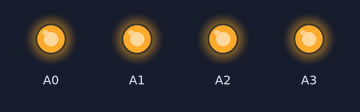
This sketch was run on a simulated Arduino Uno, built with avr-gcc and run on an emulated ATmega328P. Parts: output pins drawn as LEDs (lit = HIGH).

Above: at 0.1 s.
Timing chart, 0 to 1.6 s (numbered marks = the images above):
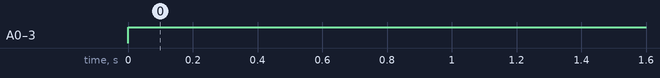

Measured:
- by itself, A0–3: LOW → HIGH at 0.00 s

The sketch:

temp.ino
```cpp
void setup() {
	pinMode(A0, OUTPUT);
	pinMode(A1, OUTPUT);
	pinMode(A2, OUTPUT);
	pinMode(A3, OUTPUT);
}

void loop() {
  digitalWrite(A0, HIGH);
  digitalWrite(A1, HIGH);
  digitalWrite(A2, HIGH);
  digitalWrite(A3, HIGH);
}
```
